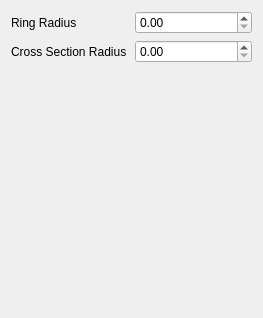
<?xml version="1.0" encoding="UTF-8"?>
<ui version="4.0">
 <class>TorusConfig</class>
 <widget class="QWidget" name="TorusConfig">
  <property name="geometry">
   <rect>
    <x>0</x>
    <y>0</y>
    <width>263</width>
    <height>318</height>
   </rect>
  </property>
  <property name="windowTitle">
   <string>Form</string>
  </property>
  <layout class="QGridLayout" name="gridLayout_2">
   <item row="0" column="0">
    <layout class="QGridLayout" name="gridLayout">
     <item row="2" column="0">
      <spacer name="verticalSpacer">
       <property name="orientation">
        <enum>Qt::Vertical</enum>
       </property>
       <property name="sizeHint" stdset="0">
        <size>
         <width>20</width>
         <height>40</height>
        </size>
       </property>
      </spacer>
     </item>
     <item row="1" column="0">
      <widget class="QLabel" name="label_2">
       <property name="text">
        <string>Cross Section Radius</string>
       </property>
      </widget>
     </item>
     <item row="0" column="0">
      <widget class="QLabel" name="label">
       <property name="text">
        <string>Ring Radius</string>
       </property>
      </widget>
     </item>
     <item row="0" column="1">
      <widget class="QDoubleSpinBox" name="ringRadiusSpinBox">
       <property name="singleStep">
        <double>0.100000000000000</double>
       </property>
      </widget>
     </item>
     <item row="1" column="1">
      <widget class="QDoubleSpinBox" name="crossSectionRadiusSpinBox">
       <property name="singleStep">
        <double>0.100000000000000</double>
       </property>
      </widget>
     </item>
    </layout>
   </item>
  </layout>
 </widget>
 <resources/>
 <connections/>
</ui>
